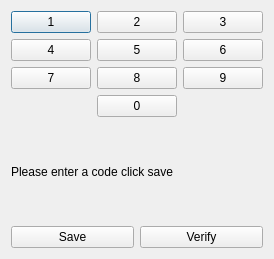
<?xml version="1.0" encoding="UTF-8"?>
<ui version="4.0">
 <class>Dialog</class>
 <widget class="QDialog" name="Dialog">
  <property name="geometry">
   <rect>
    <x>0</x>
    <y>0</y>
    <width>222</width>
    <height>259</height>
   </rect>
  </property>
  <property name="windowTitle">
   <string>Dialog</string>
  </property>
  <layout class="QVBoxLayout" name="verticalLayout">
   <item>
    <layout class="QGridLayout" name="gridLayout">
     <item row="0" column="0">
      <widget class="QPushButton" name="btnOne">
       <property name="text">
        <string>1</string>
       </property>
      </widget>
     </item>
     <item row="0" column="1">
      <widget class="QPushButton" name="btnTwo">
       <property name="text">
        <string>2</string>
       </property>
      </widget>
     </item>
     <item row="0" column="2">
      <widget class="QPushButton" name="btnThree">
       <property name="text">
        <string>3</string>
       </property>
      </widget>
     </item>
     <item row="1" column="0">
      <widget class="QPushButton" name="btnFour">
       <property name="text">
        <string>4</string>
       </property>
      </widget>
     </item>
     <item row="1" column="1">
      <widget class="QPushButton" name="btn5">
       <property name="text">
        <string>5</string>
       </property>
      </widget>
     </item>
     <item row="1" column="2">
      <widget class="QPushButton" name="btnSix">
       <property name="text">
        <string>6</string>
       </property>
      </widget>
     </item>
     <item row="2" column="0">
      <widget class="QPushButton" name="btnSeven">
       <property name="text">
        <string>7</string>
       </property>
      </widget>
     </item>
     <item row="2" column="1">
      <widget class="QPushButton" name="btnEight">
       <property name="text">
        <string>8</string>
       </property>
      </widget>
     </item>
     <item row="2" column="2">
      <widget class="QPushButton" name="btnNine">
       <property name="text">
        <string>9</string>
       </property>
      </widget>
     </item>
     <item row="3" column="1">
      <widget class="QPushButton" name="btnZero">
       <property name="text">
        <string>0</string>
       </property>
      </widget>
     </item>
    </layout>
   </item>
   <item>
    <widget class="QLabel" name="labelInstruction">
     <property name="text">
      <string>Please enter a code click save</string>
     </property>
    </widget>
   </item>
   <item>
    <layout class="QHBoxLayout" name="horizontalLayout">
     <item>
      <widget class="QPushButton" name="btnSave">
       <property name="text">
        <string>Save</string>
       </property>
      </widget>
     </item>
     <item>
      <widget class="QPushButton" name="btnVerify">
       <property name="text">
        <string>Verify</string>
       </property>
      </widget>
     </item>
    </layout>
   </item>
  </layout>
 </widget>
 <resources/>
 <connections/>
</ui>
